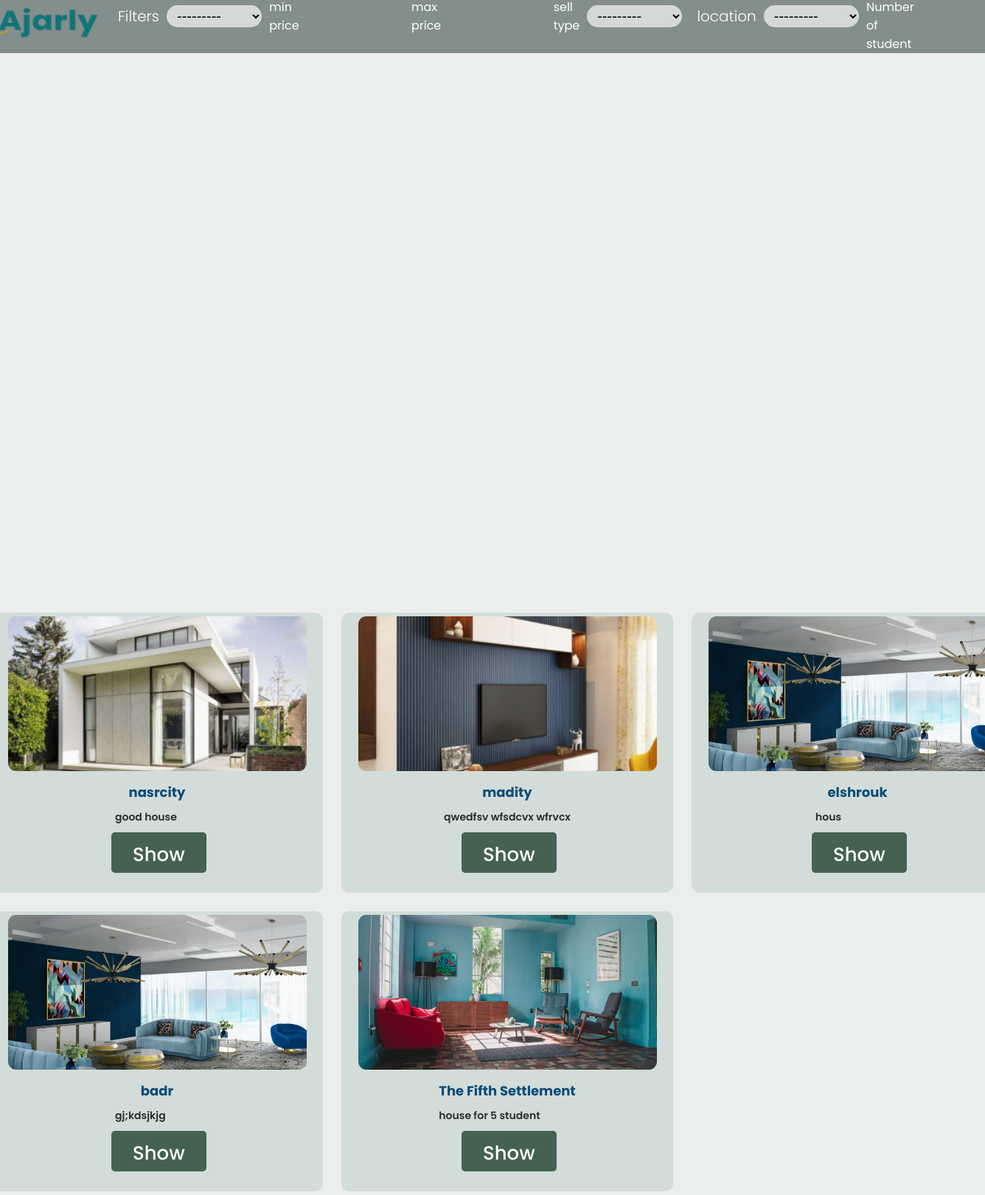
The app's page /realtor/citys/appartment with its own data.
### realtorapp/models.py (models this page shows, shortened)
class product(models.Model):
    av_location = [('nasrcity','nasrcity') , ('madity','madity'),
                   ('elshrouk','elshrouk') , ('Giza','Giza'),
                   ('The Fifth Settlement','The Fifth Settlement') ,
                     ('badr','badr')]
    types = [('Houses','Houses') , ('Appartment','Appartment') ,
             ('Townhell','Townhell') , ('Vacation','Vacation')]
    styles = [('A-Frame','A-Frame') , ('Spanish','Spanish')]
    selling_type = [('Sell' ,'Sell') , ('Rent', 'Rent')]
    house_used = [('Vecation' , 'Vecation') , ('Normal','Normal')]
    profile_user = models.ForeignKey(profile , on_delete=models.CASCADE)
    name = models.CharField(max_length=20 , null=True , blank=True)
    Description = models.CharField(max_length=500 , null=True , blank=True)
    location = models.TextField(null=True , blank=True , choices=av_location)
    type_house = models.TextField(choices=types , null=True , blank=True)
    style_house = models.TextField(choices=styles , null=True , blank=True)
    area = models.FloatField(null=True , blank=True)
    price = models.FloatField(null=True , blank=True)
    number_kitchen = models.IntegerField(null=True , blank=True)
    number_bedroom = models.IntegerField(null=True , blank=True)
    number_bathroom = models.IntegerField(null=True , blank=True)
    pics = models.FileField(upload_to='media' , null=True )
    sell_type = models.TextField(choices=selling_type , null=True , blank=True)
    house_for = models.TextField(choices=house_used,null=True , blank=True)
    active = models.BooleanField(default=False)

### realtorapp/views.py (the view)
def apprtments_citys(request):
    products = product.objects.filter(active = True)
    myFilter = ProductFilter(request.GET, queryset=products)
    products= myFilter.qs
    context = {'products' : products , 'filter':myFilter}
    return render(request , 'apprtments-city.html' , context )

### realtorapp/templates/apprtments-city.html (shortened to what this page needs)
<!DOCTYPE html>
<html lang="en">
  {% load static %}
  <head>
    <link rel="stylesheet" type="text/css" href="login/css/styles.css" />
    <link
      rel="stylesheet"
      href="{%static 'login/css/appartments-city.css' %}"
    />
    <link rel="stylesheet" href="{%static 'login/css/home.css' %}" />
  </head>
  <body>
  <div class="body">
        <div class="f1 part1">
          <form action="" method="GET">
            <div class="filters">
          <div class="logo">
            <div class="logo-icon">
              <a href="{%url 'home' %}"><img src="{%static 'login/images/icon55.png' %}" alt="" /></a>
            </div>
          </div>
            <span class="filter-title">Filters</span>
            {{filter.form.type_house}}
            <span>min price</span>{{filter.form.min_price }}
            <span>max price</span>{{filter.form.max_price }}
          {%if d %}
          {%else%}
          <span>sell type</span>
          {{filter.form.sell_type}}
          {%endif%}
          {%if ds %}
          {%else%}
          <span class="filter-title">location</span>
          {{filter.form.location}}
          {%endif%}
            <span>Number of student</span>{{filter.form.number_kitchen}}
        </div>
        </div>
      <div class="page-content">
        <div class="cont part2">
          {% for pro in products %}
          <div class="card" >
           <img class="card-img-top" src="{{pro.pics.url}}" alt="Card image cap">
            <div class="card-body">
              <h5 class="card-title">{{pro.location}}</h5>
              <p class="card-text">
                {{pro.Description}}
              </p>
            <div class="card-btn">
              <a
                href="{%url 'detail' pro.id pro.name%}"
                class="btn btn-primary"
                >Show</a
              >
            </div>
            </div>
          </div>
          {% endfor %}
        </div>
    </div>
  </body>
</html>

### static/login/css/styles.css (style rules this page uses)
body { width: 100vw; height: 100vh; display: flex; flex-direction: column; align-items: center; justify-content: center; }

### static/login/css/appartments-city.css (style rules this page uses)
* { padding: 0; margin: 0; }
body { font-family: sans-serif; font-style: normal; Font-family: 'Poppins'; background-color: #ffffffe9; filter: invert(1); }
a { color: white; text-decoration: none; }
.logo { display: flex; align-items: center; color: white; width: 30%; }
select { margin: 10px; height: 30px; width: 50%; border-radius: 5px; font-size: 20px; padding: 0 10px; color: #17A2B8; }
.card { display: flex; flex-direction: column; border: 1px solid #0D4C76; align-items: center; border-radius: 11px; margin: 5px 5px; height:380px; }
.card-img-top { object-fit: cover; width: 90%; border-radius: 11px; margin: 5px; height: 210px; }
.card-title { font-size: 18px; color: #0D4C76; text-align: center; margin: 10px; }
.card-text { font-size: 14px; color: #000000; font-weight: 600; opacity: .8; text-align: justify; margin: 10px; }
.page-content { margin-top: -130px; display: flex; flex-direction: row; justify-content: space-between; min-height: 90vh; position: relative; top: 60px; }
.f1 { color: #ffffff; display: flex; flex-direction: column; gap: 15px; margin: 40px 2px; }
.filter-title { font-size: 25px; font-weight: 300; color: #ffffff; position: relative; }
.part2 { width: 80%; margin-top: 40px; }
.cont { display: grid; grid-template-columns: repeat(3 , 1fr); overflow: hidden; grid-gap: 15px; }
.btn-primary { color: #fff; background-color: #0D4C76; border: 2px solid #ffffff; font-size: 20px; font-weight: 600; }
.btn { border-radius: 0; padding: 13px; display: block; transition: all 0.2s ease; position: relative; left: 25%; width: 50%; text-align: center; border-radius: 12px; }

### static/login/css/home.css (style rules this page uses)
* { padding: 0; margin: 0; }
body { font-family: sans-serif; font-style: normal; Font-family: 'Poppins'; background-color: #CBE9FE; }
a { color: white; text-decoration: none; }
.logo { display: flex; align-items: center; color: white; width: 30%; }
.btn { background: #37785c; border-radius: 5px; text-align: center; display: inline-block; margin-left: 5px; transition: transform .3s; font-family: 'Poppins'; font-style: normal; font-weight: 500; font-size: 26px; line-height: 30px; width: 65px; height: 25px; }

### realtorapp/templates/apprtments-city.html (style rules this page uses)
body { font-family: sans-serif; font-style: normal; Font-family: 'Poppins'; background-color: #c0cdc754; filter: invert(0); }
.card { display: flex; flex-direction: column; align-items: center; border-radius: 11px; margin: 5px 5px; height: 380px; background-color: #91afa745; }
.btn { background: #072a14b0; border-radius: 5px; text-align: center; display: inline-block; margin-left: 5px; transition: transform .3s; font-family: 'Poppins'; font-style: normal; font-weight: 500; font-size: 26px; line-height: 30px; width: 100px; height: 25px; text-align: left; padding: 15px; position: static; }
.part1 { margin-top: -1px; margin-left: -1px; display: inline-flex; width: 100%; min-height: 100%; border-radius: 0px; }
.part2 { margin-left: 40px; width: 100%; margin-top: 40px; }
.card { display: flex; flex-direction: column; align-items: center; border-radius: 11px; margin: 5px 5px; height: 380px; width: 450px; background-color: #91afa745; border:none; }
.card-text { font-size: 14px; color: #000000; font-weight: 600; opacity: .8; text-align: justify; margin: 10px; }
.filters { padding-left:15px; display:flex; border-radius: 0px; background-color: #828f8d; padding-top: 15px; }
.page-content { margin-top: -130px; }
select { background-color: #eaeeecc9; margin: 10px; height: 30px; width: 50%; border-radius: 15px; font-size: 20px; padding: 0 10px; color: #000000; border: none; }
.filter-title { font-size:20px; padding-top: 10px; padding-left: 10px; }
.card-btn { text-align:center; }
.btn-primary { color: #fff; padding-left: 29px; padding-right: revert-layer; border:none; }

### records on screen
product: pics (picture), location "nasrcity", Description "good house"
product: pics (picture), location "madity", Description "qwedfsv wfsdcvx wfrvcx"
product: pics (picture), location "elshrouk", Description "hous"
product: pics (picture), location "badr", Description "gj;kdsjkjg"
product: pics (picture), location "The Fifth Settlement", Description "house for 5 student"
